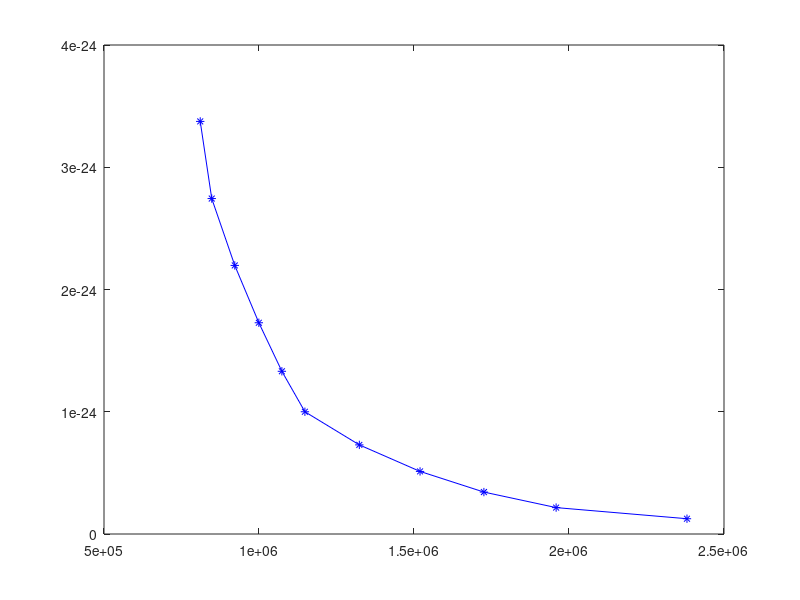

Reproduce this figure in MATLAB. (Note: this script raises an error after producing the figure.)
%% SEGUNDO EXPERIMENTO
clc; clear;
L=[15 14 13	12 11 10 9 8 7 6 5]; 
P21=[8 8.3 9.1 9.6 10.5 11.4 13.4 15 17 19.1 23.2];
P22=[8 8.2 8.9 10 10.8 11.3 13.3 14.9 17 19.8 23.6];
P23=[8 8.6 9.3 10 10.5 11.3 12.5 15.1 17.1 19.1 23.7];
P2=[P21; P22; P23];
P2=mean(P2);
P2=P2.*(1.013e5);
figure(2)

L=L.*1e-9;
L=L.^3
plot(P2,L,'*-b')

L2=[10 11 12 13 14 15 9 8 7 6 5];
p2=[1208 1072 941 876 821 768 1301 1467 1681 1961 2340];
LA=[5 6 7 8 9 10 11 12 13 14 15];
PA=[2340 1961 1681 1467 1301 1208 1072 941 876 821 768];

hold on;
PA=PA.*(1e3);

LA=LA.*1e-9;
LA=LA.^3
plot(PA,LA,'--K')

P23=[1208 1072 941 876 821 768 1301 1467 1681 1961 2340];
L21=[10 11 12 13 14 15 9 8 7 6 5];
hold on;

LD=[5 6 7 8 9 10 11 12 13 14 15]
PD=[2340 1961 1681 1467 1301 1208 1072 941 876 821 768]

PD=PD.*(1e3);

LD=LD.*1e-9;
LD=LD.^3
plot(PD,LD,'*Y')



title('Temperatura constante');
xlabel('Presión [Pa]');
ylabel('Volúmen [m³]');


P2=P2';
p2=p2';
P23=P23';
table(P2,p2,P23)